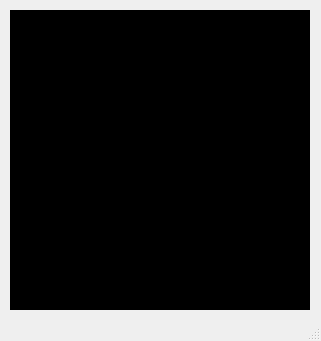
<?xml version="1.0" encoding="UTF-8"?>
<ui version="4.0">
 <class>MainWindow</class>
 <widget class="QMainWindow" name="MainWindow">
  <property name="geometry">
   <rect>
    <x>0</x>
    <y>0</y>
    <width>321</width>
    <height>341</height>
   </rect>
  </property>
  <property name="windowTitle">
   <string>MainWindow</string>
  </property>
  <widget class="QWidget" name="centralwidget">
   <widget class="RenderArea" name="render_area" native="true">
    <property name="geometry">
     <rect>
      <x>10</x>
      <y>10</y>
      <width>300</width>
      <height>300</height>
     </rect>
    </property>
    <property name="minimumSize">
     <size>
      <width>300</width>
      <height>300</height>
     </size>
    </property>
    <property name="styleSheet">
     <string notr="true">background: rgb(0, 0, 0);</string>
    </property>
   </widget>
  </widget>
  <widget class="QStatusBar" name="statusbar"/>
 </widget>
 <customwidgets>
  <customwidget>
   <class>RenderArea</class>
   <extends>QWidget</extends>
   <header>renderarea</header>
   <container>1</container>
  </customwidget>
 </customwidgets>
 <resources/>
 <connections/>
</ui>
